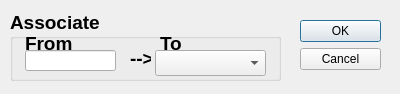
<?xml version="1.0" encoding="UTF-8"?>
<ui version="4.0">
 <class>AssociateDialog</class>
 <widget class="QDialog" name="AssociateDialog">
  <property name="geometry">
   <rect>
    <x>0</x>
    <y>0</y>
    <width>400</width>
    <height>94</height>
   </rect>
  </property>
  <property name="windowTitle">
   <string>Dialog</string>
  </property>
  <widget class="QDialogButtonBox" name="buttonBox">
   <property name="geometry">
    <rect>
     <x>300</x>
     <y>20</y>
     <width>81</width>
     <height>241</height>
    </rect>
   </property>
   <property name="orientation">
    <enum>Qt::Vertical</enum>
   </property>
   <property name="standardButtons">
    <set>QDialogButtonBox::Cancel|QDialogButtonBox::Ok</set>
   </property>
  </widget>
  <widget class="QGroupBox" name="groupBox">
   <property name="geometry">
    <rect>
     <x>10</x>
     <y>10</y>
     <width>271</width>
     <height>71</height>
    </rect>
   </property>
   <property name="font">
    <font>
     <pointsize>14</pointsize>
     <weight>75</weight>
     <bold>true</bold>
    </font>
   </property>
   <property name="title">
    <string>Associate</string>
   </property>
   <widget class="QComboBox" name="to">
    <property name="geometry">
     <rect>
      <x>145</x>
      <y>40</y>
      <width>111</width>
      <height>26</height>
     </rect>
    </property>
    <property name="font">
     <font>
      <pointsize>13</pointsize>
      <weight>50</weight>
      <bold>false</bold>
     </font>
    </property>
   </widget>
   <widget class="QLabel" name="label">
    <property name="geometry">
     <rect>
      <x>120</x>
      <y>40</y>
      <width>21</width>
      <height>16</height>
     </rect>
    </property>
    <property name="font">
     <font>
      <pointsize>14</pointsize>
     </font>
    </property>
    <property name="text">
     <string>--&gt;</string>
    </property>
   </widget>
   <widget class="QLabel" name="label_2">
    <property name="geometry">
     <rect>
      <x>15</x>
      <y>25</y>
      <width>59</width>
      <height>16</height>
     </rect>
    </property>
    <property name="text">
     <string>From</string>
    </property>
   </widget>
   <widget class="QLabel" name="label_3">
    <property name="geometry">
     <rect>
      <x>150</x>
      <y>25</y>
      <width>59</width>
      <height>16</height>
     </rect>
    </property>
    <property name="text">
     <string>To</string>
    </property>
   </widget>
   <widget class="QLineEdit" name="from">
    <property name="geometry">
     <rect>
      <x>15</x>
      <y>40</y>
      <width>91</width>
      <height>21</height>
     </rect>
    </property>
    <property name="font">
     <font>
      <pointsize>13</pointsize>
      <weight>50</weight>
      <bold>false</bold>
     </font>
    </property>
    <property name="readOnly">
     <bool>true</bool>
    </property>
   </widget>
  </widget>
 </widget>
 <resources/>
 <connections>
  <connection>
   <sender>buttonBox</sender>
   <signal>accepted()</signal>
   <receiver>AssociateDialog</receiver>
   <slot>accept()</slot>
   <hints>
    <hint type="sourcelabel">
     <x>248</x>
     <y>254</y>
    </hint>
    <hint type="destinationlabel">
     <x>157</x>
     <y>274</y>
    </hint>
   </hints>
  </connection>
  <connection>
   <sender>buttonBox</sender>
   <signal>rejected()</signal>
   <receiver>AssociateDialog</receiver>
   <slot>reject()</slot>
   <hints>
    <hint type="sourcelabel">
     <x>316</x>
     <y>260</y>
    </hint>
    <hint type="destinationlabel">
     <x>286</x>
     <y>274</y>
    </hint>
   </hints>
  </connection>
 </connections>
</ui>
